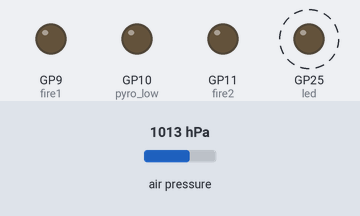
This program was run on a simulated Raspberry Pi Pico running CircuitPython. On the bench: output pins drawn as LEDs (lit = HIGH). Dashed ring = blinking. Inputs (shaded band) come from the test bench; at power-on: air pressure 1013 hPa. What the program prints to the serial console is not drawn.

Above: at 0.42 s.
Timing chart, 0 to 3.0 s (numbered marks = the images above):
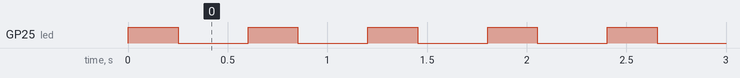

The program:

code.py
```python
import board
import time
from digitalio import DigitalInOut, Direction, Pull
import analogio
import asyncio
import busio
import storage
import adafruit_bmp280
import supervisor
import microcontroller

# define the Hardware for the board
sda1_pin = board.GP18
scl1_pin = board.GP19
sda0_pin = board.GP20
scl0_pin = board.GP21

sense1_pin = board.A0
sense2_pin = board.A1
pixel_pin = board.GP1
fire1_pin = board.GP9
fire2_pin = board.GP11
pyro_low_pin = board.GP10
led_pin = board.GP25

tx_pin = board.GP0
rx_pin = board.GP1

# configure the system
flying = False

sense1 = analogio.AnalogIn(sense1_pin)
sense2 = analogio.AnalogIn(sense2_pin)

pyro_low = DigitalInOut(pyro_low_pin)
pyro_low.switch_to_output(value = False)

fire1 = DigitalInOut(fire1_pin)
fire1.switch_to_output(value=False)

fire2 = DigitalInOut(fire2_pin)
fire2.switch_to_output(value=False)

i2c = busio.I2C(scl0_pin, sda0_pin)
bmp280 = adafruit_bmp280.Adafruit_BMP280_I2C(i2c, 0x77)

bmp280.sea_level_pressure = 1013.25
bmp280.mode = adafruit_bmp280.MODE_NORMAL
bmp280.standby_period = adafruit_bmp280.STANDBY_TC_500
bmp280.iir_filter = adafruit_bmp280.IIR_FILTER_X16
bmp280.overscan_pressure = adafruit_bmp280.OVERSCAN_X16
bmp280.overscan_temperature = adafruit_bmp280.OVERSCAN_X2

altitude = bmp280.altitude * 3.28084 # initialize altitude to current measurement and convert to feet

launchSiteAltitude = altitude #set launch site altitude to start athte current measurement

agl = 0
newAltitude = bmp280.altitude * 3.28084
agl = newAltitude - altitude
waitToLog = 60
loopTime = 0
usb_status = supervisor.runtime.serial_connected


#Setup LED
led_pin = board.GP25
led = DigitalInOut(led_pin)
led.switch_to_output()


while(usb_status):
    print("Standing by for file transfer. To fly and log, remove USB cable.")
    led.value = True
    time.sleep(0.25)
    led.value = False
    time.sleep(0.25)
    time.sleep(0.1)


print("Starting Ground Phase")
while(loopTime < waitToLog):

    newAltitude = bmp280.altitude * 3.28084
    agl = newAltitude - altitude
    altitude = newAltitude
    print(supervisor.ticks_ms(),", ", agl,", ", usb_status)
    loopTime = loopTime + 1
    led.value = True
    time.sleep(0.1)
    led.value = False
    time.sleep(0.1)


logging = True
# open the file
file = open('data.csv','wt')
print("Log File Created")
# capture the time of the launch so we can subtract
launchTime = supervisor.ticks_ms()
print("Launch Time Set To: ", launchTime)

previous_sample_time = 0
led.value = True #turn on LED for the durration of the logging

while(logging == True):
    mission_time = supervisor.ticks_ms() - launchTime

    if(mission_time - previous_sample_time > 50): # sample every 100ms
        previous_sample_time = mission_time
        newAltitude = bmp280.altitude * 3.28084
        pressure = bmp280.pressure
        agl = newAltitude - altitude
        altitude = newAltitude
        data_string = '' + str((supervisor.ticks_ms()-launchTime)/100) + ', ' + str(agl) + ', ' + str(pressure)
        print('Flight Time: ' + str((supervisor.ticks_ms()-launchTime)/100) + ', Altitude: ' + str(agl) + ', Pressure: ' + str(pressure))
        file.write(data_string + '\n')
    # determine if our flight is over
    # currently 100 seconds.  But altitude stable is better.
    if mission_time > 30000: # keep logging for 10 minutes
        logging = False

file.close()
led.value = False #Turn off LED to indicate logging is complete

time.sleep(1000000) #Wait forever so there is time to find the rocket and get files

# microcontroller.reset()
```

Measured:
- by itself, GP25 (led): alternates HIGH for 0.25 s and LOW for 0.35 s
